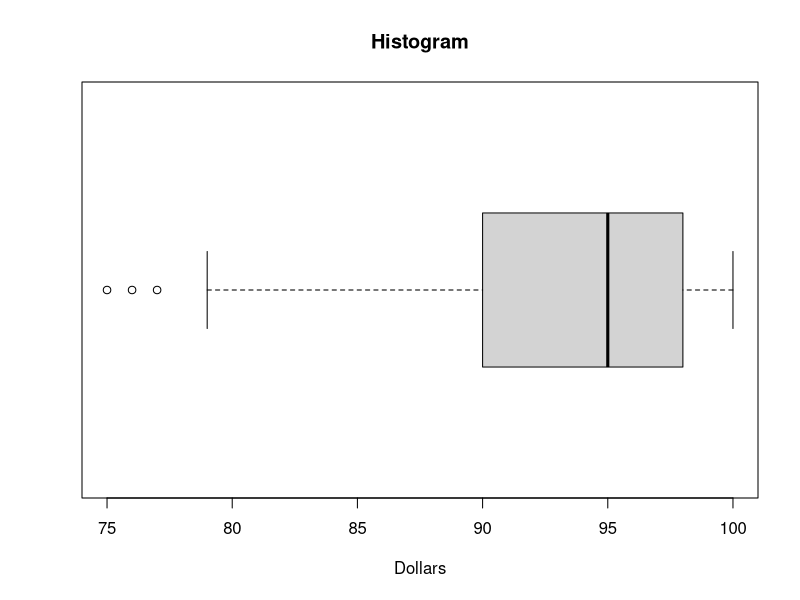

The R source for this figure:
# 3
# Set the seed for the random number generator
# This guarantees the same random sequence for everyone
set.seed(12345)
# Generate a vector of 100,000 normally-distributed random variables
# with a mean of 37 and a standard deviation of 0.4.
# This represents the body temperatures of randomly-selected adults.
# Store this vector in a data frame called "temp" (as in temperature).
temp <- data.frame(celsius = rnorm(n=100000, mean=37, sd=0.4))
# Round the simulated temperatures to the nearest tenth.
# Note that temp$celsius references vector "celsius" in data frame "temp".
temp$celsius <- round(temp$celsius, 1)
head(temp$celsius)

# a)
sum = sum(temp$celsius)
num = length(temp$celsius)
avg = sum/num

# b)
variance = (1/(num - 1))*sum((temp$celsius - avg)^2)

# c)
variance2 = (1/(num - 1))*(sum((temp$celsius^2)) - num*(avg)^2)

# d)
std_dev = sqrt((1/(num - 1))*(sum((temp$celsius^2)) - num*(avg)^2))
sdc <- sd(temp$celsius)

# f)
temp$kelvin <- temp$celsius + 273.15
temp$fahrenheit <- (9/5)*temp$celsius + 32
mean(temp$kelvin)
mean(temp$fahrenheit)
sd(temp$kelvin)
sd(temp$fahrenheit)

sdf <- sdc * (9/5)

# 4)
# Creates a boxplot for a particular data set
set.seed(999);
boxplot(round(100-10*rchisq(50,1),0),
        main="Histogram",
        xlab="Dollars", horizontal = TRUE)
